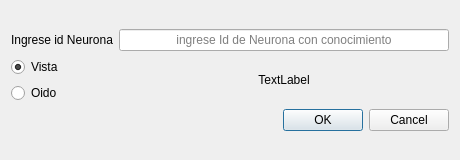
<?xml version="1.0" encoding="UTF-8"?>
<ui version="4.0">
 <class>DialogConsultNeuron</class>
 <widget class="QDialog" name="DialogConsultNeuron">
  <property name="geometry">
   <rect>
    <x>0</x>
    <y>0</y>
    <width>460</width>
    <height>160</height>
   </rect>
  </property>
  <property name="minimumSize">
   <size>
    <width>460</width>
    <height>160</height>
   </size>
  </property>
  <property name="maximumSize">
   <size>
    <width>460</width>
    <height>160</height>
   </size>
  </property>
  <property name="windowTitle">
   <string>Consulte por neurona informacion Descomprimida</string>
  </property>
  <property name="windowIcon">
   <iconset resource="../imageResource.qrc">
    <normaloff>:/icons/consult.png</normaloff>:/icons/consult.png</iconset>
  </property>
  <layout class="QVBoxLayout" name="verticalLayout">
   <item>
    <layout class="QGridLayout" name="gridLayout">
     <item row="0" column="1">
      <widget class="QLineEdit" name="lineEdit">
       <property name="toolTip">
        <string/>
       </property>
       <property name="statusTip">
        <string/>
       </property>
       <property name="whatsThis">
        <string/>
       </property>
       <property name="styleSheet">
        <string notr="true"/>
       </property>
       <property name="text">
        <string/>
       </property>
       <property name="alignment">
        <set>Qt::AlignCenter</set>
       </property>
       <property name="placeholderText">
        <string>ingrese Id de Neurona con conocimiento</string>
       </property>
      </widget>
     </item>
     <item row="1" column="0">
      <layout class="QVBoxLayout" name="verticalLayout_2">
       <item>
        <widget class="QRadioButton" name="radioButtonSight">
         <property name="text">
          <string>Vista</string>
         </property>
         <property name="checked">
          <bool>true</bool>
         </property>
        </widget>
       </item>
       <item>
        <widget class="QRadioButton" name="radioButtonHearing">
         <property name="text">
          <string>Oido</string>
         </property>
        </widget>
       </item>
      </layout>
     </item>
     <item row="0" column="0">
      <widget class="QLabel" name="label">
       <property name="text">
        <string>Ingrese id Neurona</string>
       </property>
      </widget>
     </item>
     <item row="1" column="1">
      <widget class="QLabel" name="labelLimits">
       <property name="text">
        <string>TextLabel</string>
       </property>
       <property name="alignment">
        <set>Qt::AlignCenter</set>
       </property>
      </widget>
     </item>
     <item row="2" column="1">
      <widget class="QDialogButtonBox" name="buttonBox">
       <property name="standardButtons">
        <set>QDialogButtonBox::Cancel|QDialogButtonBox::Ok</set>
       </property>
      </widget>
     </item>
    </layout>
   </item>
  </layout>
 </widget>
 <resources>
  <include location="../imageResource.qrc"/>
 </resources>
 <connections>
  <connection>
   <sender>radioButtonHearing</sender>
   <signal>clicked()</signal>
   <receiver>DialogConsultNeuron</receiver>
   <slot>changeHearing()</slot>
   <hints>
    <hint type="sourcelabel">
     <x>74</x>
     <y>96</y>
    </hint>
    <hint type="destinationlabel">
     <x>229</x>
     <y>79</y>
    </hint>
   </hints>
  </connection>
  <connection>
   <sender>radioButtonSight</sender>
   <signal>clicked()</signal>
   <receiver>DialogConsultNeuron</receiver>
   <slot>changeSight()</slot>
   <hints>
    <hint type="sourcelabel">
     <x>74</x>
     <y>61</y>
    </hint>
    <hint type="destinationlabel">
     <x>229</x>
     <y>79</y>
    </hint>
   </hints>
  </connection>
  <connection>
   <sender>lineEdit</sender>
   <signal>textChanged(QString)</signal>
   <receiver>DialogConsultNeuron</receiver>
   <slot>checkText()</slot>
   <hints>
    <hint type="sourcelabel">
     <x>297</x>
     <y>23</y>
    </hint>
    <hint type="destinationlabel">
     <x>229</x>
     <y>79</y>
    </hint>
   </hints>
  </connection>
  <connection>
   <sender>buttonBox</sender>
   <signal>rejected()</signal>
   <receiver>DialogConsultNeuron</receiver>
   <slot>reject()</slot>
   <hints>
    <hint type="sourcelabel">
     <x>297</x>
     <y>136</y>
    </hint>
    <hint type="destinationlabel">
     <x>229</x>
     <y>79</y>
    </hint>
   </hints>
  </connection>
  <connection>
   <sender>buttonBox</sender>
   <signal>accepted()</signal>
   <receiver>DialogConsultNeuron</receiver>
   <slot>accept()</slot>
   <hints>
    <hint type="sourcelabel">
     <x>297</x>
     <y>136</y>
    </hint>
    <hint type="destinationlabel">
     <x>229</x>
     <y>79</y>
    </hint>
   </hints>
  </connection>
 </connections>
 <slots>
  <slot>changeSight()</slot>
  <slot>changeHearing()</slot>
  <slot>checkText()</slot>
 </slots>
</ui>
